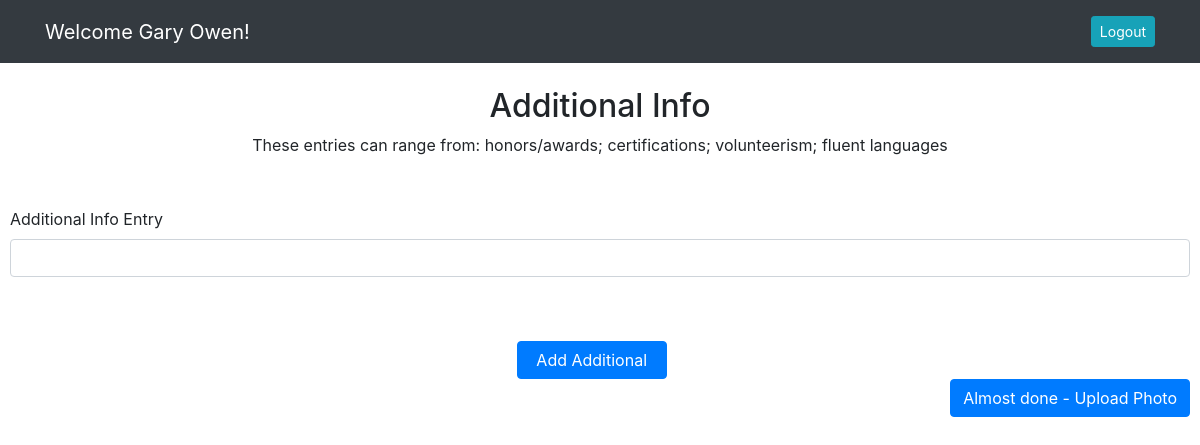
The app's page /additionalpage (signed in), older data.
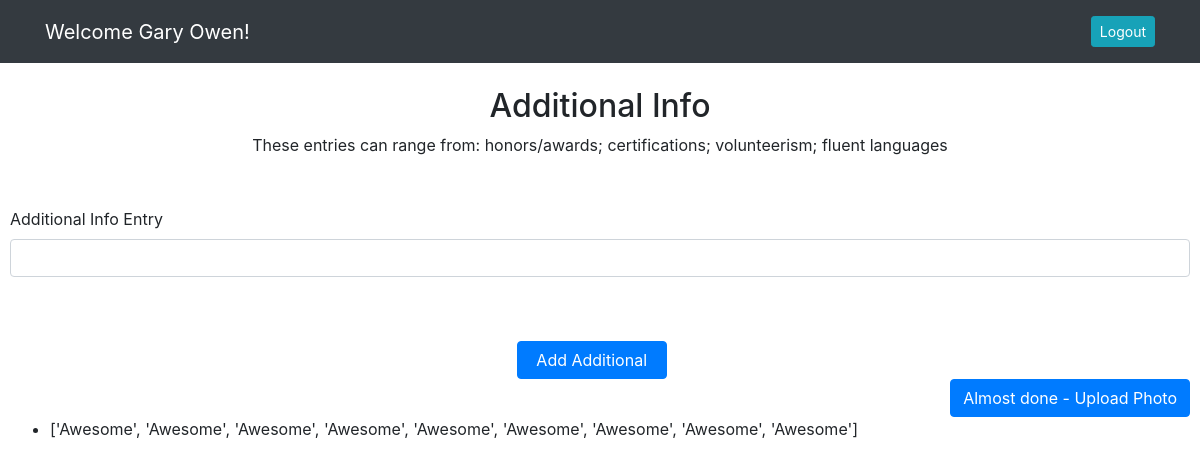
The same page, newer data.
### resume_app/models.py (models this page shows)
class Additional(models.Model):
    info = models.CharField(max_length=255)
    user = models.ForeignKey(User, related_name="additionals", on_delete=models.CASCADE)
    created_at = DateTimeField(auto_now_add=True)
    updated_at = DateTimeField(auto_now=True)
    objects = AdditionalManager()

### resume_app/views.py (the view)
# urls.py: path('additionalpage', views.additionalpage),
def additionalpage(request):
    if 'id' not in request.session:
        return redirect('/')
    else:
        user_id = request.session['id']
        context = {
            'user': User.objects.get(id = user_id)
        }
    return render(request, 'additional.html', context)

### resume_app/templates/additional.html (shortened to what this page needs)
<!DOCTYPE html>
<html lang="en">
<head>
    <link rel="stylesheet" href="https://stackpath.bootstrapcdn.com/bootstrap/4.5.2/css/bootstrap.min.css"
>
    {% load static %}
    <link rel="stylesheet" href="{% static 'css/eduaddl.css' %}">
</head>
<body>
    <nav class="navbar navbar-expand-lg navbar-dark bg-dark">
        <div class="container">
            <a class="navbar-brand" href="#">Welcome {{user.first_name}} {{user.last_name}}!</a>
            <div class="collapse navbar-collapse" id="navbarText">
                <span class="navbar-text">
                    <a href="/logout" role="button" class="btn btn-sm btn-info ml-2 text-white">Logout</a>
                </span>
            </div>
        </div>
    </nav>
    <br>
    <h2>Additional Info</h2>
    <p>These entries can range from: honors/awards; certifications; volunteerism; fluent languages</p>
    <br>
    <div id="addl_form">
        <form action="/additional" method="POST" id="additional">
        <div class="addl_form">
            <div class="mb-3" id="title_div">
                <label for="info" class="form-label">Additional Info Entry</label>
                <input type="text" class="form-control" id="addl_info" name="info">
            </div>
        </div>
        <br>
        <br>
        <div class="d-grid gap-2 col-2 mx-auto" id="final_btm_btn">
            <button class="btn btn-primary" id="submit" type="submit">Add Additional</button>
        </div>
        <div class="d-grid gap-2 d-md-flex justify-content-md-end">
            <a class="btn btn-primary" href="/picturepage" role="button" id="next_page">Almost done - Upload Photo</a>
        </div>
        </form>
        {% if user.additionals.all %}
    <div id="emp_table">
            {% for additional in user.additionals.all %}
            <ul>
                <li>{{ additional.info }}</li>
            </ul>
            {% endfor %}
    </div>
    {% endif %}
    </div>

Row changes from the older to the newer data that the page shows:
added Additional: info "['Awesome', 'Awesome', 'Awesome', 'Awesome', 'Awesome', 'Awesome', 'Awesome', 'Awesome', 'Awesome']"
